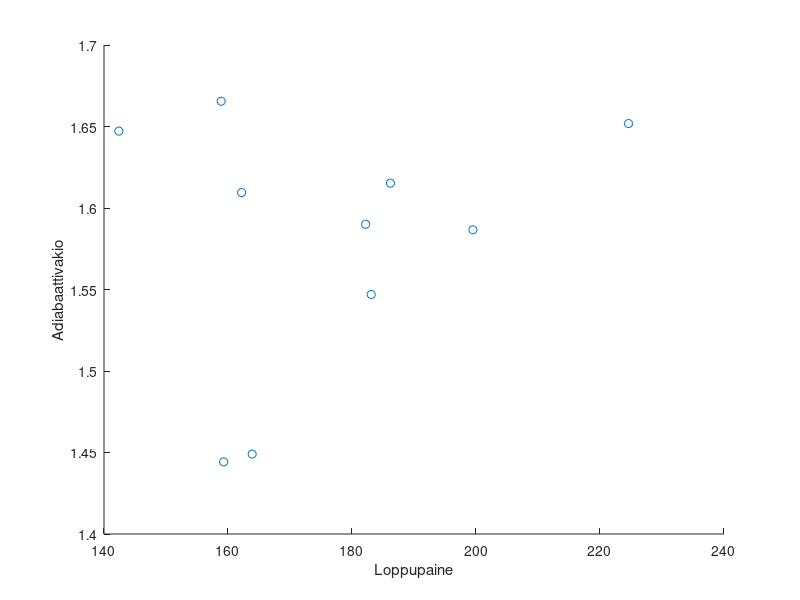
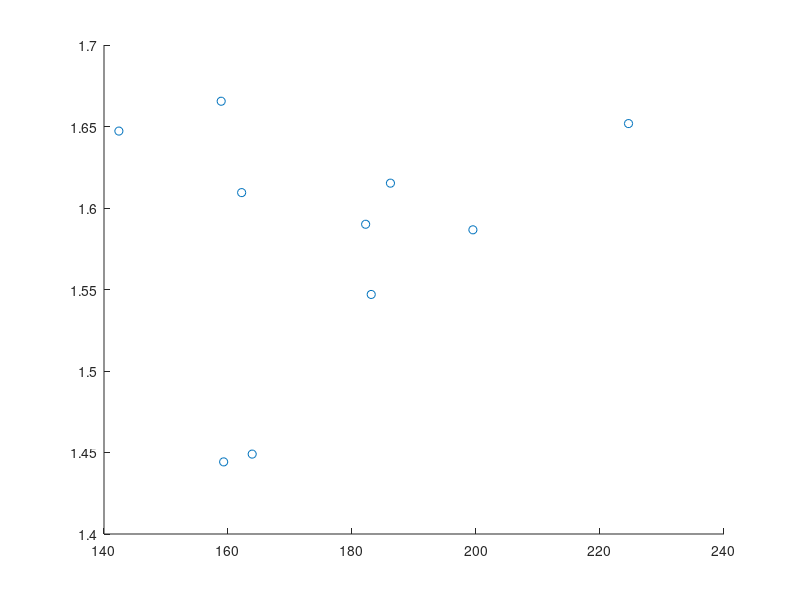

Write MATLAB code to recreate these figures, in order. (Note: this script raises an error after producing the figures.)
load carsmall

p1 = 102.9;
h1 = [98 78 60 51 97 82 64 49 37 70];
h2 = [63 45 44 26 64 44 41 31 12 40];
p2 = [163.9 186.2 142.4 183.1 159.3 199.5 162.2 158.9 224.6 182.2];

Vp = 500*2^2*pi;

V = @(h) Vp + h*8.25^2*pi;
vakio = @(p1_, p2_, V1_, V2_) log(p2_/p1_)/log(V1_/V2_);

vakiot = [];

for i=1:length(p2)
    V1 = V(h1(i));
    V2 = V(h2(i));
    gamma = vakio(p1, p2(i), V1, V2);
    vakiot = [vakiot gamma];
end

vakiot
scatter(p2, vakiot)
xlabel('Loppupaine')
ylabel('Adiabaattivakio')

figure
scatter(p2, vakiot)
hold on
lm = fitlm(p2, vakiot, 'linear')
plot(lm)

xlabel('Loppupaine')
ylabel('Adiabaattivakio')
title('')


